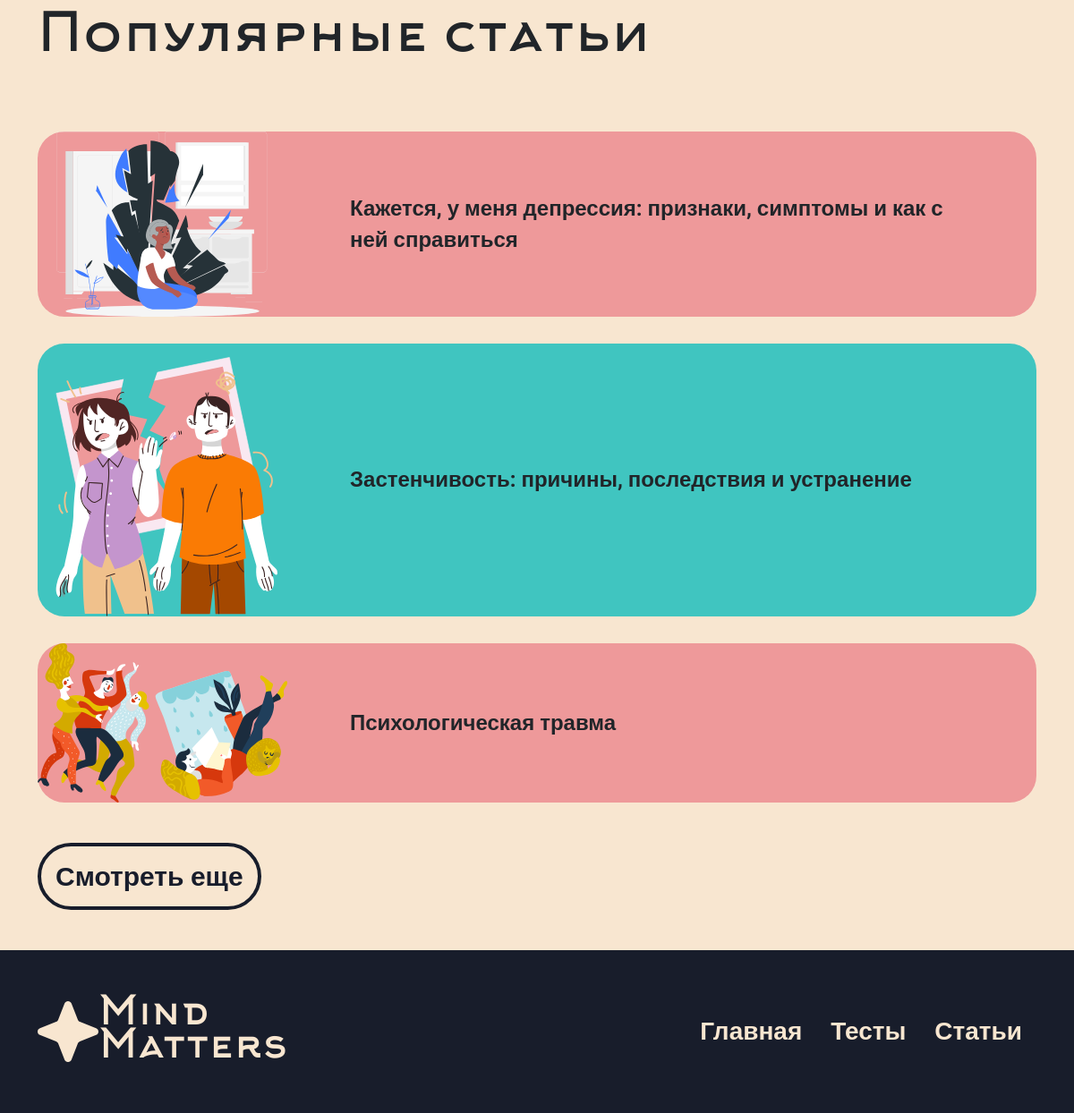
Before: / (lower part) with the older database file.
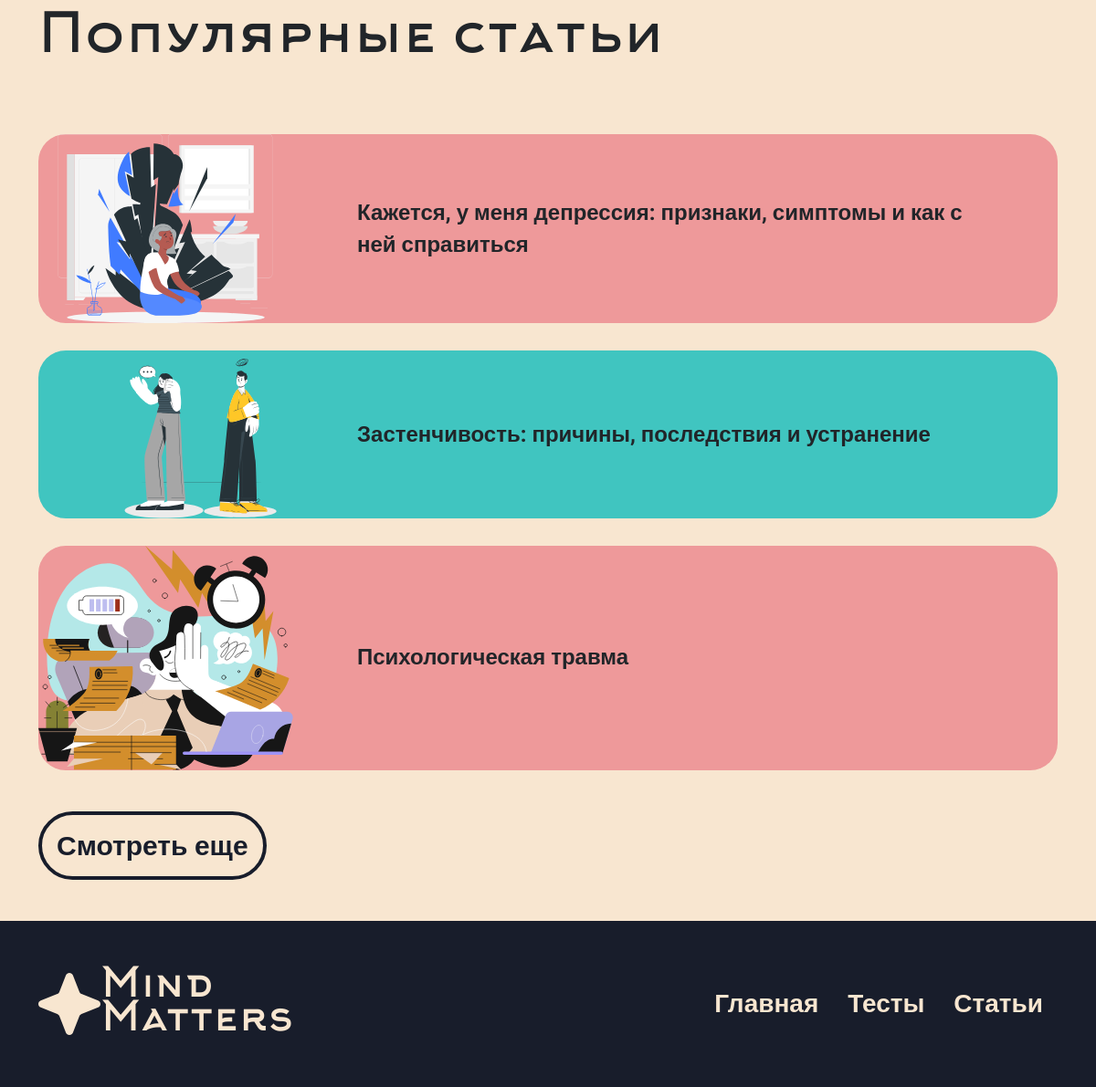
After: the same page with the newer database file.
### app/models.py (models this page shows, shortened)
class Articles(db.Model):
    id = db.Column(db.Integer,primary_key=True)
    title = db.Column(db.String(100))
    text = db.Column(db.Text)
    image_name = db.Column(db.String(100))
    category = db.Column(db.String(100))
    color = db.Column(db.String(100))
    root = db.Column(db.Integer, default=1)

### app/views.py (the view)
@app.route('/', methods=['GET', 'POST'])
def index():
    article_random = Articles.query.order_by(func.random()).limit(3).all()
    tests_random = Tests.query.order_by(func.random()).limit(6).all()
    return render_template("index.html",article_random=article_random,tests_random=tests_random)

### app/views.py (called while the page is built)
@app.context_processor
def inject_user():
    def get_user_name():
        if 'name' in session:
            return Users.query.filter_by(email=session['name']).first()
    return dict(active_user=get_user_name())

### app/templates/index.html (shortened to what this page needs)
<!DOCTYPE html>
<html lang="en">
<head>
    <link href="https://cdn.jsdelivr.net/npm/bootstrap@5.3.3/dist/css/bootstrap.min.css" rel="stylesheet"
>
    <link rel="stylesheet" href="../static/css/style.css">
</head>
<body>
    <div class="articles">
        <div class="container">
            <div class="title-articles">
                Популярные статьи
            </div>
            <div class="article-list">
                {%for article in article_random%}
                <div class="popular-article" style=" background-color: {{article.color}};">
                    <img src="../static/img/upload/{{article.image_name}}" alt="" width="25%">
                    <div class="article-text">
                        <a href="/article/{{article.id}}" class="text-decoration-none text-dark">{{article.title}}</a>
                    </div>
                </div>
                {%endfor%}
                <div class="links ">
                    <a href="/articles" class="p-3">Смотреть еще</a>
                </div>
            </div>
        </div>
    </div>
    <footer>
        <div class="container">
            <div class="big-footer">
                <div class="d-flex justify-content-evenly  align-items-center py-4">
                    <a href="#" class="d-flex align-items-center mb-3 mb-md-0 me-md-auto text-decoration-none">
                        <img src="../static/img/footer.svg" alt="">
                        <span class="logo-text-footer">Mind <br> Matters</span>
                    </a>
                    <ul class="nav nav-pills nav-links-footer">
                        <li class="nav-item"><a href="/" class="nav-link first-link">Главная</a></li>
                        <li class="nav-item"><a href="/tests" class="nav-link">Тесты</a></li>
                        <li class="nav-item"><a href="/articles" class="nav-link">Статьи</a></li>
                    </ul>
                </div>
            </div>
        </div>
    </footer>
</body>
</html>

### app/static/css/style.css (style rules this page uses)
* { font-family: "Roboto", sans-serif; }
.links a { font-family: "Roboto", sans-serif; font-weight: bold; border: #181d2b solid 4px; border-radius: 50px; font-size: 30px; color: #181d2b; text-decoration: none; font-weight: bold; }
.articles { background-color: #f8e6d0; }
.title-articles { font-size: 60px; padding: 60px 0; font-family: "Arkhip"; }
.popular-article { display: flex; align-items: center; border-radius: 30px; margin-bottom: 30px; }
.article-text { font-family: "Roboto", sans-serif; font-size: 30px; width: 60%; font-weight: bold; margin-left: 70px; line-height: 35px; }
.articles .links { margin-top: 60px; padding-bottom: 60px; }
footer { background-color: #181d2b; padding: 30px; }
.logo-text-footer { font-size: 45px; line-height: 37px; font-family: "Arkhip"; color: #f8e6d0; }
.nav-links-footer a { font-size: 28px; color: #f8e6d0; line-height: 32px; position: relative; text-decoration: none; font-weight: bold; font-family: "Roboto", sans-serif; }
@media (max-width: 1200px) { .article-text { font-size: 24px; } }

Changed rows visible on the page:
changed Articles "Застенчивость: причины, последствия и устранение": image_name: a different picture
changed Articles "Психологическая травма": image_name: a different picture
